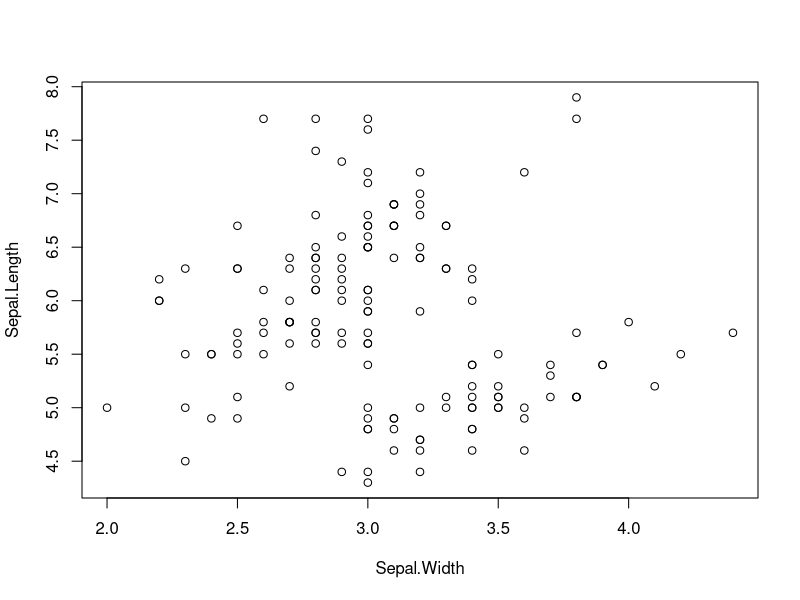
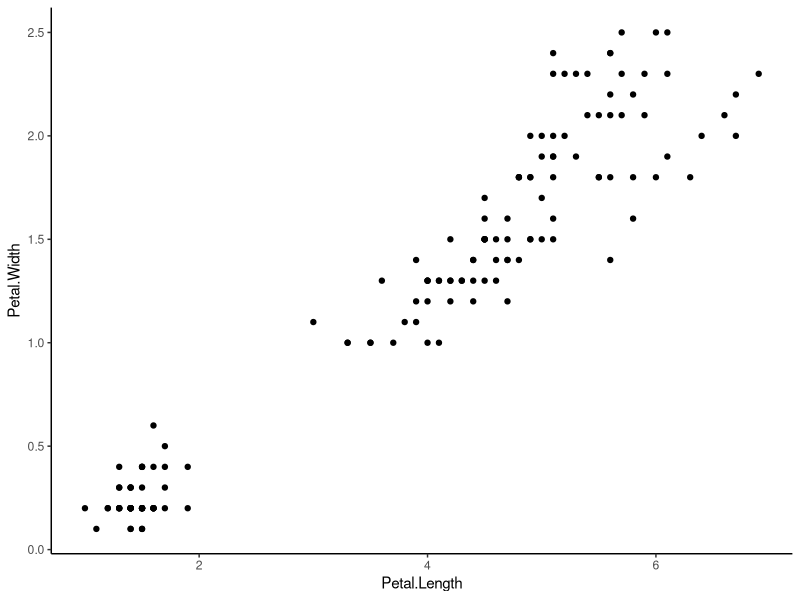
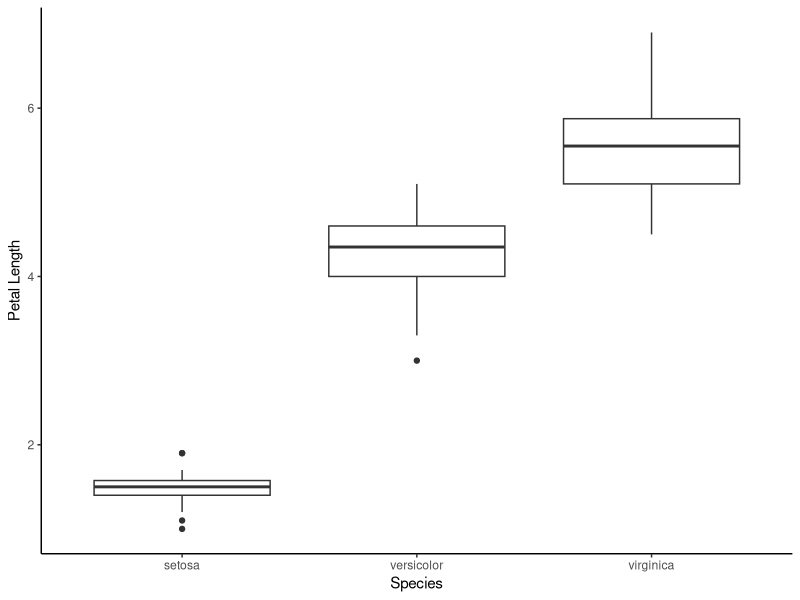
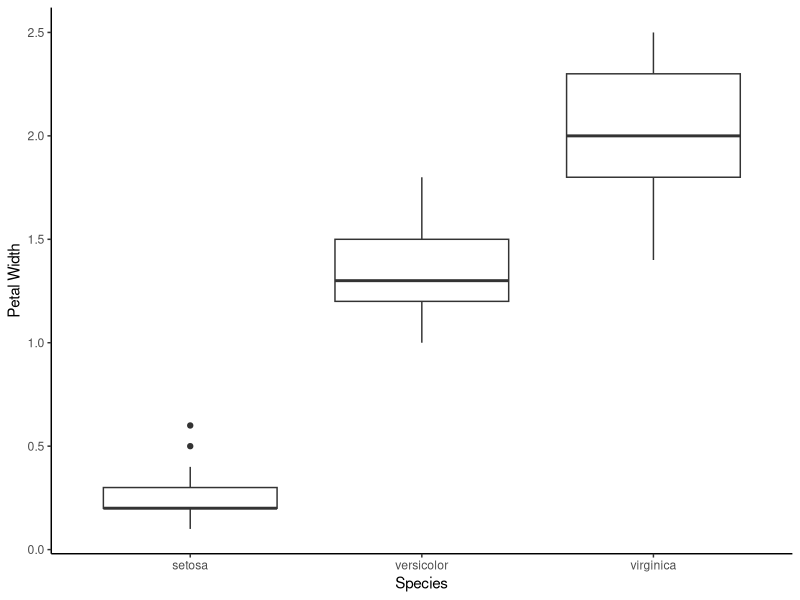

The R source for these figures, in order:
##iris data

data("iris")
summary(iris)

plot(Sepal.Length ~ Sepal.Width, data = iris)

## creating plots ####
library(ggplot2)
ggplot(iris, aes(x= Petal.Length, y= Petal.Width)) +
  geom_point() +
  theme_classic()

ggplot(iris, aes(x= Species, y= Petal.Length)) +
  geom_boxplot() +
  theme_classic()+
  ylab("Petal Length")

ggplot(iris, aes(x= Species, y= Petal.Width)) +
  geom_boxplot() +
  theme_classic() +
  ylab("Petal Width")